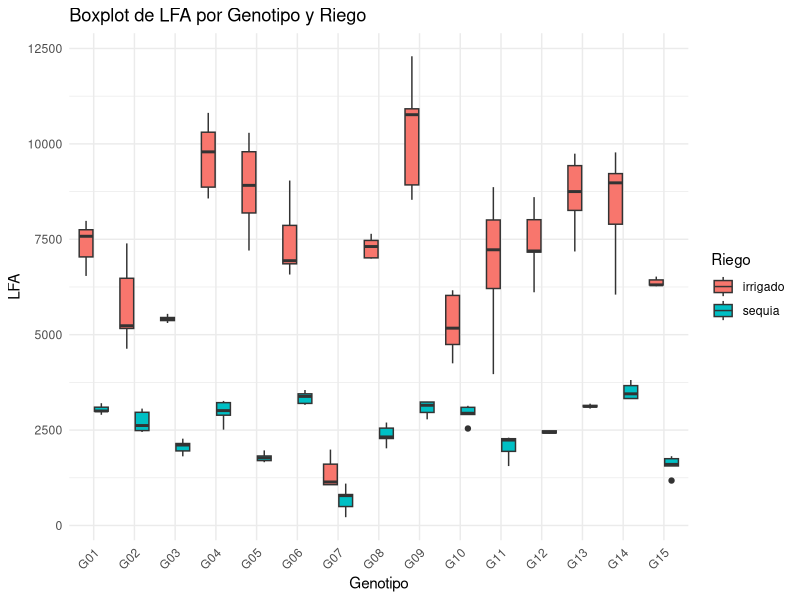

Write the R code that produced this figure.
## ---- chunk 1
1 + 1
## ---- chunk 2
#| echo: false
2 * 2
## ---- chunk 3
DATA_12 <- read.csv(file = "LA MOLINA 2014 POTATO WUE (FB) - fb.csv" , header = TRUE, sep = ",")
## ---- chunk 4
modelo <- lm(formula = lfa ~ bloque + geno + riego + riego*geno , data = DATA_12)

anova(modelo)

## ---- chunk 5
library(ggplot2)
ggplot(DATA_12, aes(x = factor(geno), y = lfa, fill = factor(riego))) +
  geom_boxplot()+
  labs(x = "Genotipo", y ="LFA", fill = "Riego") + 
  theme_minimal() +
  theme(axis.text.x = element_text(angle = 45, hjust = 1)) +
  ggtitle("Boxplot de LFA por Genotipo y Riego")
